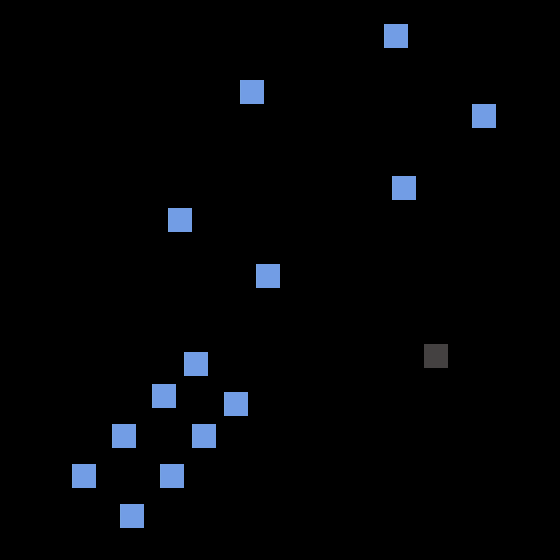

Below is a game level as drawn by its tile map, then a one-line description and the .tmx that defines it (tile-layer data replaced by summaries):
An orthogonal 70x70 tile map with 8x8 px tiles, 10 tile layers (rocks, collect_1, collect_2, collect_3, ...).

<map version="1.10" tiledversion="1.10.1" orientation="orthogonal" renderorder="right-down" width="70" height="70" tilewidth="8" tileheight="8" infinite="0" nextlayerid="11" nextobjectid="1">
 <editorsettings>
  <export target="stage_Map.csv" format="csv" />
 </editorsettings>
 <tileset firstgid="1" source="../rules_sewers.tsx" />
 <layer id="1" name="rocks" width="70" height="70">
  <data>[4900 cells, 12 non-empty, 3 distinct tile ids]</data>
 </layer>
 <layer id="2" name="collect_1" width="70" height="70">
  <data>[4900 cells, 3 non-empty, 1 distinct tile ids]</data>
 </layer>
 <layer id="3" name="collect_2" width="70" height="70">
  <data>[4900 cells, 1 non-empty, 1 distinct tile ids]</data>
 </layer>
 <layer id="4" name="collect_3" width="70" height="70">
  <data>[4900 cells, 1 non-empty, 1 distinct tile ids]</data>
 </layer>
 <layer id="5" name="collect_4" width="70" height="70">
  <data>[4900 cells, 1 non-empty, 1 distinct tile ids]</data>
 </layer>
 <layer id="6" name="enemy_1" width="70" height="70">
  <data>[4900 cells, 12 non-empty, 1 distinct tile ids]</data>
 </layer>
 <layer id="7" name="enemy_2" width="70" height="70">
  <data>[4900 cells, 5 non-empty, 2 distinct tile ids]</data>
 </layer>
 <layer id="8" name="enemy_3" width="70" height="70">
  <data>[4900 cells, 1 non-empty, 1 distinct tile ids]</data>
 </layer>
 <layer id="9" name="enemy_4" width="70" height="70">
  <data>[4900 cells, 2 non-empty, 1 distinct tile ids]</data>
 </layer>
 <layer id="10" name="player_firstPos" width="70" height="70">
  <data>[4900 cells, 1 non-empty, 1 distinct tile ids]</data>
 </layer>
</map>
